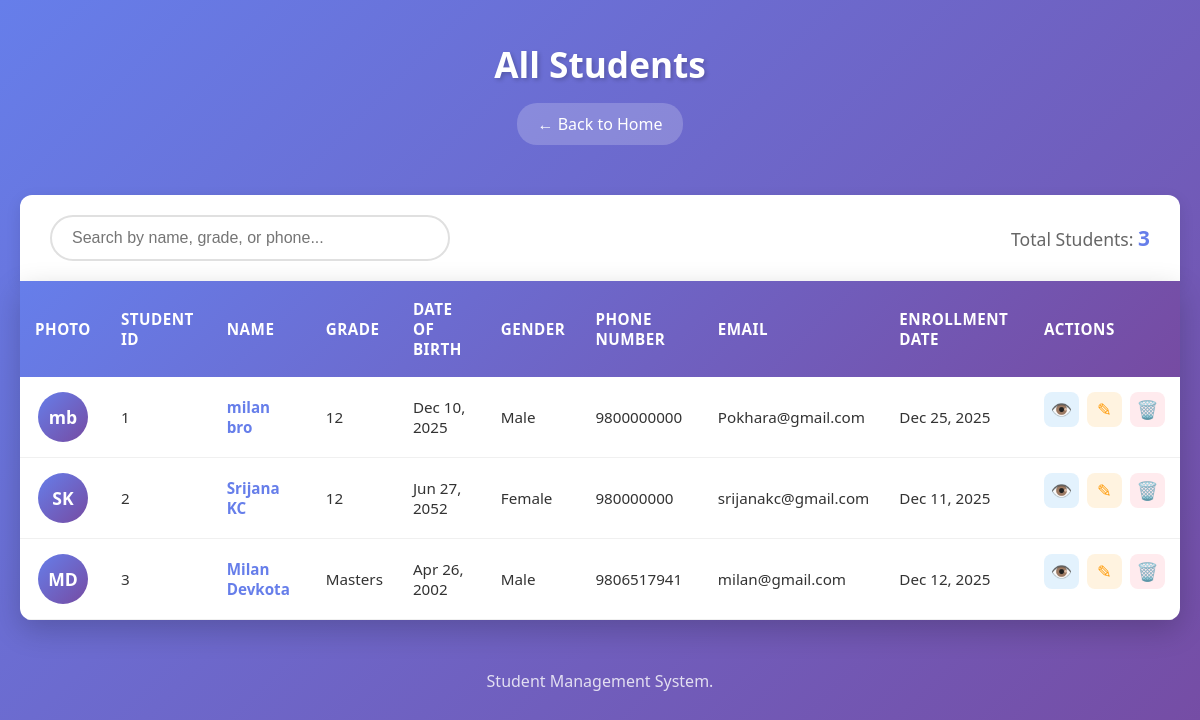
Page /read_students/ (signed in) on the earlier database version.
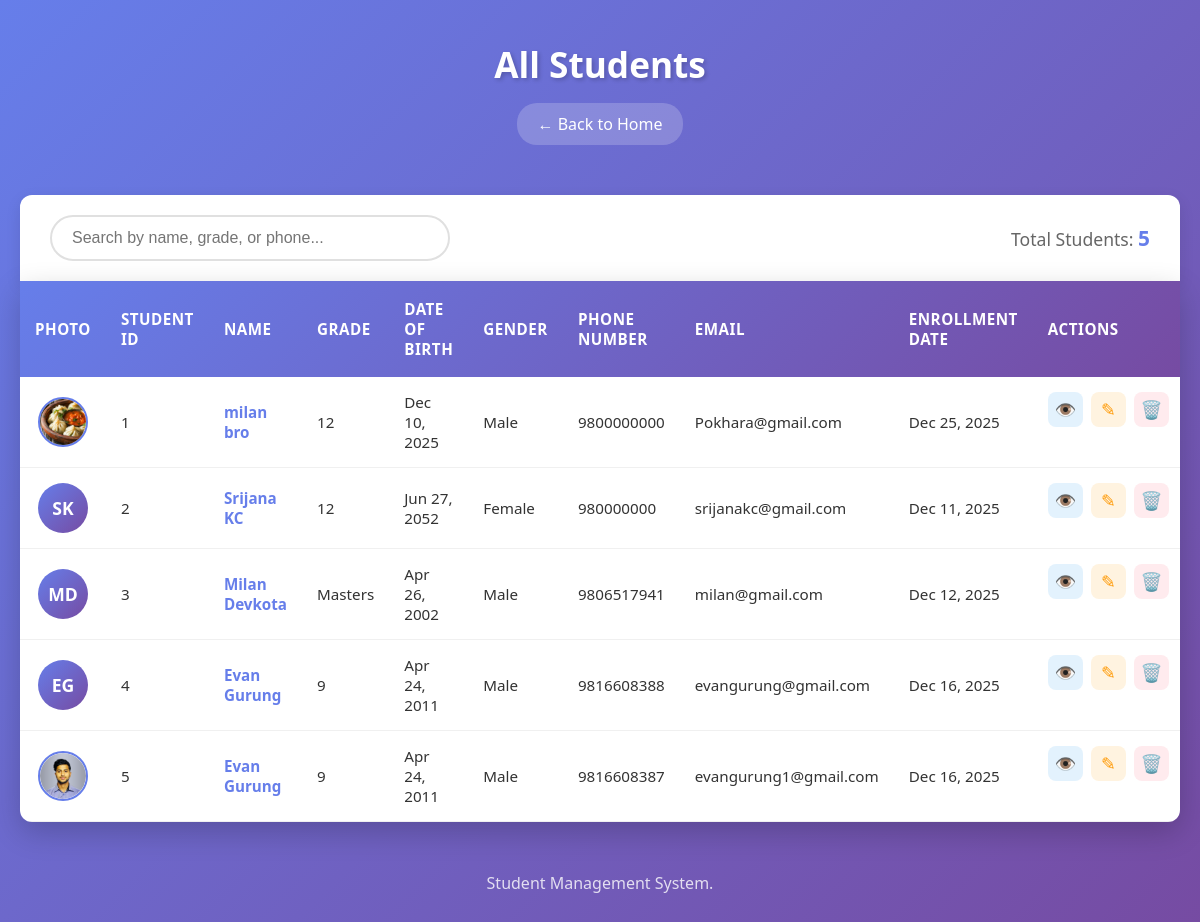
Same page on the later database version.
### student/models.py (models this page shows, shortened)
class Student(models.Model):
    first_name = models.CharField(max_length=30)
    last_name = models.CharField(max_length=30)
    grade=models.CharField(max_length=10)
    date_of_birth = models.DateField()
    fathers_name = models.CharField(max_length=30, null=True, blank=True)
    mother_name = models.CharField(max_length=30, null=True, blank=True)
    address = models.TextField()
    phone_number = models.CharField(max_length=15, unique=True)
    gender = models.CharField(max_length=10)
    email = models.EmailField(unique=True, null=True, blank=True)
    enrollment_date = models.DateField()
    image = models.ImageField(upload_to='student_images/', null=True, blank=True)

### student/views.py (the view)
# urls.py: path('read_students/', views.read_students, name='read_students'),
@login_required()
def read_students(request):
    students = Student.objects.all()
    return render(request, 'read_student.html', {'students': students})

### student/templates/read_student.html (shortened to what this page needs)
{% load static %}
<!DOCTYPE html>
<html lang="en">
<head>
    <link rel="stylesheet" href="{% static 'css/read_students.css' %}">
</head>
<body>
    <div class="container">
        <header>
            <h1>All Students</h1>
            <a href="{% url 'index' %}" class="back-btn">← Back to Home</a>
        </header>
        <main>
            <div class="controls">
                <div class="search-box">
                    <input type="text" id="searchInput" placeholder="Search by name, grade, or phone..." onkeyup="searchStudents()">
                </div>
                <div class="total-count">
                    <span>Total Students: <strong>{{ students|length }}</strong></span>
                </div>
            </div>
            {% if students %}
                <div class="table-container">
                    <table id="studentsTable">
                        <thead>
                            <tr>
                                <th>Photo</th>
                                <th>Student ID</th>
                                <th>Name</th>
                                <th>Grade</th>
                                <th>Date of Birth</th>
                                <th>Gender</th>
                                <th>Phone Number</th>
                                <th>Email</th>
                                <th>Enrollment Date</th>
                                <th>Actions</th>
                            </tr>
                        </thead>
                        <tbody>
                            {% for student in students %}
                            <tr>
                                <td>
                                    <div class="photo-cell">
                                        {% if student.image %}
                                            <img src="{{ student.image.url }}" alt="{{ student.first_name }}">
                                        {% else %}
                                            <div class="photo-placeholder">
                                                {{ student.first_name|first }}{{ student.last_name|first }}
                                            </div>
                                        {% endif %}
                                    </div>
                                </td>
                                <td>{{ student.id }}</td>
                                <td class="name-cell">{{ student.first_name }} {{ student.last_name }}</td>
                                <td>{{ student.grade }}</td>
                                <td>{{ student.date_of_birth|date:"M d, Y" }}</td>
                                <td>{{ student.gender }}</td>
                                <td>{{ student.phone_number }}</td>
                                <td>{{ student.email|default:"N/A" }}</td>
                                <td>{{ student.enrollment_date|date:"M d, Y" }}</td>
                                <td class="actions-cell">
                                    <a href="{% url 'student_detail' student.id %}" class="action-btn view-btn" title="View Details">👁️</a>
                                    <a href="{% url 'update_student' student.id %}" class="action-btn edit-btn" title="Edit">✎</a>
                                    <a href="{% url 'delete_student' student.id %}" class="action-btn delete-btn" title="Delete" onclick="return confirm('Are you sure you want to delete this student?')">🗑️</a>
                                </td>
                            </tr>
                            {% endfor %}
                        </tbody>
                    </table>
                </div>
            {% endif %}
        </main>
        <footer>
            <p> Student Management System.</p>
        </footer>
    </div>
</body>
</html>

### student/static/css/read_students.css (style rules this page uses)
* { margin: 0; padding: 0; box-sizing: border-box; }
body { font-family: 'Segoe UI', Tahoma, Geneva, Verdana, sans-serif; background: linear-gradient(135deg, #667eea 0%, #764ba2 100%); min-height: 100vh; padding: 20px; }
.container { max-width: 1400px; margin: 0 auto; }
header { text-align: center; color: white; margin-bottom: 30px; padding: 20px 0; }
header h1 { font-size: 2.2rem; margin-bottom: 15px; text-shadow: 2px 2px 4px rgba(0, 0, 0, 0.2); }
.back-btn { display: inline-block; color: white; text-decoration: none; padding: 10px 20px; background: rgba(255, 255, 255, 0.2); border-radius: 20px; transition: all 0.3s ease; font-weight: 500; }
.controls { background: white; padding: 20px 30px; border-radius: 12px 12px 0 0; display: flex; justify-content: space-between; align-items: center; box-shadow: 0 5px 15px rgba(0, 0, 0, 0.1); }
.search-box { flex: 1; max-width: 400px; }
.search-box input { width: 100%; padding: 12px 20px; border: 2px solid #e0e0e0; border-radius: 25px; font-size: 1rem; transition: all 0.3s ease; }
.total-count { font-size: 1.1rem; color: #666; }
.total-count strong { color: #667eea; font-size: 1.3rem; }
.table-container { background: white; border-radius: 0 0 12px 12px; overflow-x: auto; box-shadow: 0 10px 30px rgba(0, 0, 0, 0.2); margin-bottom: 30px; }
table { width: 100%; border-collapse: collapse; }
thead { background: linear-gradient(135deg, #667eea 0%, #764ba2 100%); color: white; }
thead th { padding: 18px 15px; text-align: left; font-weight: 600; font-size: 0.95rem; text-transform: uppercase; letter-spacing: 0.5px; }
tbody tr { border-bottom: 1px solid #f0f0f0; transition: all 0.3s ease; }
tbody td { padding: 15px; color: #333; font-size: 0.95rem; }
.photo-cell { display: flex; justify-content: center; align-items: center; }
.photo-cell img { width: 50px; height: 50px; border-radius: 50%; object-fit: cover; border: 2px solid #667eea; }
.photo-placeholder { width: 50px; height: 50px; border-radius: 50%; background: linear-gradient(135deg, #667eea 0%, #764ba2 100%); color: white; display: flex; align-items: center; justify-content: center; font-weight: 600; font-size: 1.1rem; }
.name-cell { font-weight: 600; color: #667eea; }
.actions-cell { display: flex; gap: 8px; justify-content: center; }
.action-btn { display: inline-block; width: 35px; height: 35px; border-radius: 8px; text-align: center; line-height: 35px; text-decoration: none; font-size: 1.1rem; transition: all 0.3s ease; }
.view-btn { background: #e3f2fd; color: #2196f3; }
.edit-btn { background: #fff3e0; color: #ff9800; }
.delete-btn { background: #ffebee; color: #f44336; }
footer { text-align: center; color: white; padding: 20px 0; opacity: 0.8; }
@media (max-width: 1200px) { .table-container { overflow-x: scroll; } }
@media (max-width: 1200px) { table { min-width: 1000px; } }

Differences in the rows shown:
changed Student "milan": image: picture added; first_name|first "m" → (not shown); last_name|first "b" → (not shown)
added Student: first_name|first "E", last_name|first "G", id "4", first_name "Evan", last_name "Gurung", grade "9", date_of_birth "Apr 24, 2011", gender "Male", phone_number "9816608388", email "evangurung@gmail.com", enrollment_date "Dec 16, 2025"
added Student: image (picture), id "5", first_name "Evan", last_name "Gurung", grade "9", date_of_birth "Apr 24, 2011", gender "Male", phone_number "9816608387", email "evangurung1@gmail.com", enrollment_date "Dec 16, 2025"
Other differences:
{{ students|length }}: "3" → "5"
